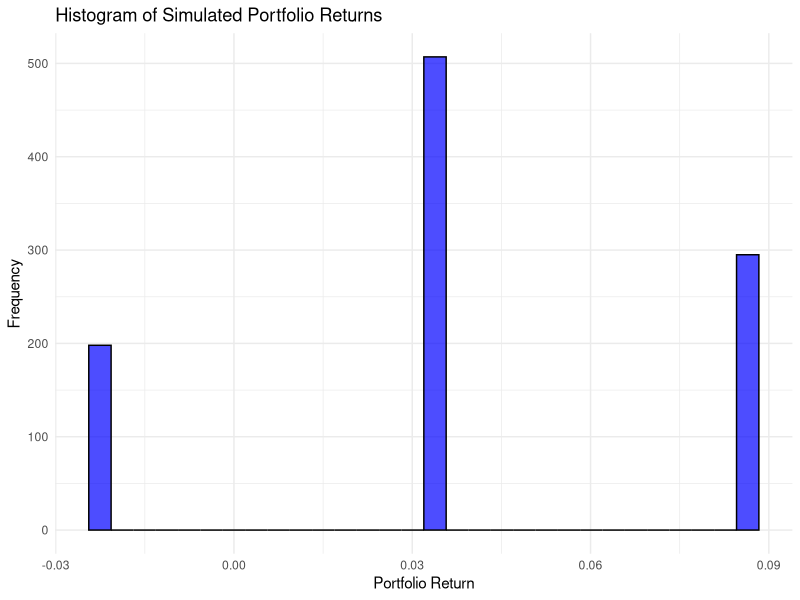
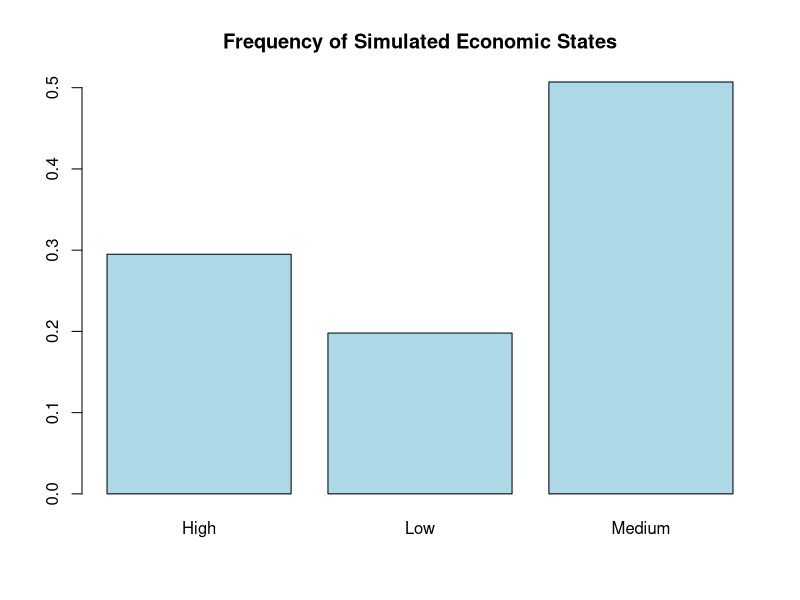

Write R code to recreate these figures, in order.
## ---- chunk 1
knitr::opts_chunk$set(echo = TRUE)
## ---- chunk 2
# Define economic states and probabilities
economic_states <- c("High", "Medium", "Low")
state_probs <- c(0.3, 0.5, 0.2)

# Define asset returns under each state
asset_returns <- list(
  Asset1 = c(0.08, 0.04, -0.02),
  Asset2 = c(0.12, 0.03, -0.05),
  Asset3 = c(0.05, 0.02, 0.01)
)

# Define portfolio weights
portfolio_weights <- c(Asset1 = 0.5, Asset2 = 0.3, Asset3 = 0.2)
## ---- chunk 3
# Function to simulate a random economic state
simulate_state <- function() {
  sample(economic_states, size = 1, prob = state_probs)
}

# Function to retrieve asset returns based on the simulated state
get_asset_returns <- function(state) {
  state_index <- which(economic_states == state)
  sapply(asset_returns, function(x) x[state_index])
}

# Function to compute the portfolio return
compute_portfolio_return <- function(asset_returns) {
  sum(portfolio_weights * asset_returns)
}

# Simulate portfolio performance over 1,000 periods
set.seed(123) # For reproducibility
num_simulations <- 1000
simulation_results <- replicate(num_simulations, {
  state <- simulate_state()
  returns <- get_asset_returns(state)
  portfolio_return <- compute_portfolio_return(returns)
  list(State = state, Returns = returns, PortfolioReturn = portfolio_return)
}, simplify = FALSE)
## ---- chunk 4
# Extract portfolio returns
portfolio_returns <- sapply(simulation_results, function(x) x$PortfolioReturn)

# Compute mean return and variance
mean_return <- mean(portfolio_returns)
var_return <- var(portfolio_returns)

# Display results
mean_return
var_return
## ---- chunk 5
# Compute theoretical expected return
expected_returns <- sapply(asset_returns, function(x) sum(x * state_probs))
expected_portfolio_return <- sum(portfolio_weights * expected_returns)
expected_portfolio_return
## ---- chunk 6
# Compute variance of each asset
var_assets <- sapply(asset_returns, function(x) sum((x - sum(x * state_probs))^2 * state_probs))

# Compute covariances
cov_matrix <- matrix(0, ncol = 3, nrow = 3)
for (i in 1:3) {
  for (j in 1:3) {
    cov_matrix[i, j] <- sum((asset_returns[[i]] - expected_returns[i]) * 
                             (asset_returns[[j]] - expected_returns[j]) * state_probs)
  }
}

# Compute theoretical portfolio variance
theoretical_variance <- sum(portfolio_weights^2 * var_assets) + 
                        sum(outer(portfolio_weights, portfolio_weights) * cov_matrix)
theoretical_variance
## ---- chunk 7
library(ggplot2)

# Histogram of simulated portfolio returns
ggplot(data.frame(Returns = portfolio_returns), aes(x = Returns)) +
  geom_histogram(bins = 30, fill = "blue", alpha = 0.7, color = "black") +
  theme_minimal() +
  labs(title = "Histogram of Simulated Portfolio Returns", x = "Portfolio Return", y = "Frequency")
## ---- chunk 8
# Calculate frequency of economic states
state_frequencies <- table(sapply(simulation_results, function(x) x$State)) / num_simulations
barplot(state_frequencies, main = "Frequency of Simulated Economic States", col = "lightblue")
